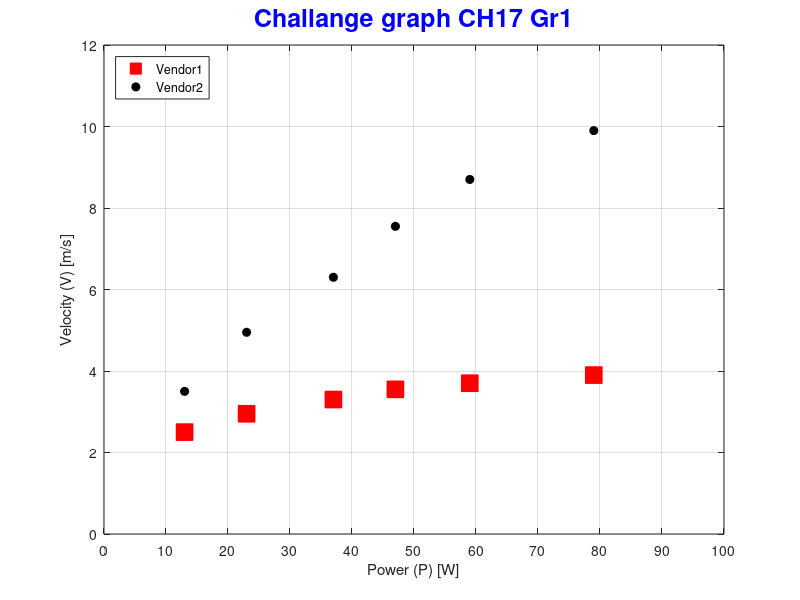

MATLAB code to generate this figure:
%{
Assumptions: on Earth
%}

clc
clear 
close all

%Ch17 Plotting Challnge Problems Graph_1
%Initialize data vectors
P = [ 13, 23, 37, 47, 59, 79 ];

V1 = [2.5, 2.95, 3.3, 3.55, 3.7, 3.9] ;

V2 = [3.5, 4.95, 6.3, 7.55, 8.7, 9.9 ];

%Create proper plot of data series
%Setting the figure for the plot
figure('color','w');

plot(P,V1,'red s','MarkerFaceColor','r','MarkerSize',12)

hold on    %To keep previous plot

plot(P,V2,'o k','MarkerFaceColor','k')

grid on    %Setting grid lines

%Changing the axis, [Xmin Xmax Ymin Ymax]
axis([0 100 0 12]);%Setting the axis domain and range

%Labeling the axis
xlabel('Power (P) [W]');
ylabel('Velocity (V) [m/s]')

%Adding plot title
title('Challange graph CH17 Gr1','FontWeight','bold','color','b','FontSize',18);

%adding a legend
legend('Vendor1','Vendor2','Location','NorthWest')
%the legend can be modified if needed by using cell arrays and set()
% ex. LT = {'Vendor1','Vendor2'}
% L = legend(LT,'Location','NorthWest')
% ex. resizing and color: set(L,'TextColor','b','FontSize',16,'Color','w')


%adding/limiting the tickmarks to the axis
%correlates with the axis() command
%gca = grab current axis
%Amount of lines can be changed here!
%for example:  set(gca,'Xtick',0:5:100, 'YTick',0:1:12)
set(gca,'Xtick',0:10:100, 'YTick',0:2:12)

%fplot is forbidden!!!!